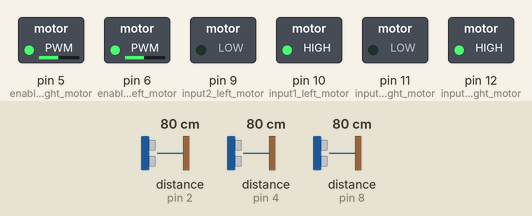
Recording of a sketch running on a simulated Arduino Uno, built with avr-gcc and run on an emulated ATmega328P. Parts: switched loads named in the sketch (green lamp = pin HIGH). Wiring (inferred from the names in the program): 3 × ultrasonic range finder: trigger pin 3, echo pin 2 / trigger pin 7, echo pin 4 / trigger pin 13, echo pin 8. Dashed ring = blinking. Inputs (shaded band) come from the test bench; at power-on: distance to the obstacle (sensors on pin 4, pin 8, pin 2) 80 cm. The echo pulse lasts 58.3 µs per cm; pins used as bus, display or sensor lines are not drawn.

Above: at 2.8 s.
2.9 s: distance to the obstacle (sensor on pin 4) set to 22 cm
6.4 s: distance to the obstacle (sensor on pin 4) set to 19 cm
At 8.1 s:
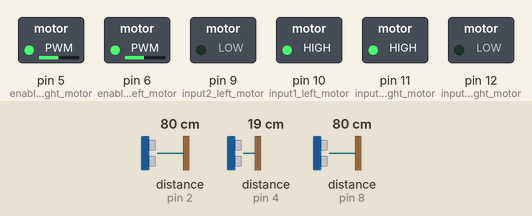
9.2 s: distance to the obstacle (sensor on pin 8) set to 12 cm
12.0 s: distance to the obstacle (sensor on pin 8) set to 9 cm
At 13.6 s:
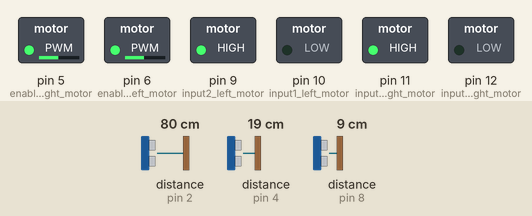
17.3 s: distance to the obstacle (sensor on pin 8) set to 18 cm
At 18.1 s:
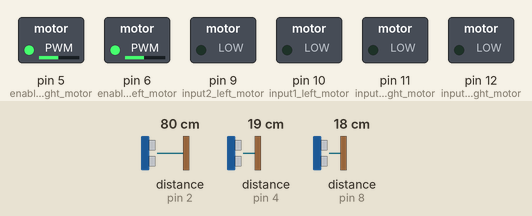
20.1 s: distance to the obstacle (sensor on pin 2) set to 7 cm
22.9 s: distance to the obstacle (sensor on pin 2) set to 4 cm
At 23.3 s:
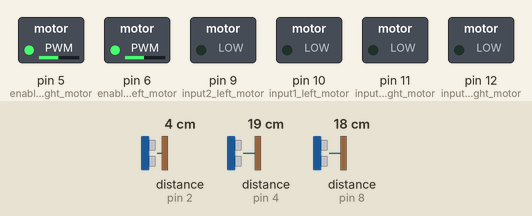
Timing chart, 0 to 27.4 s (numbered marks = the images above; inputs shaded):
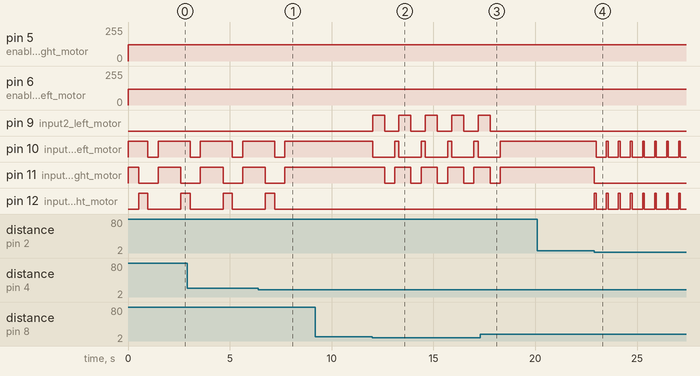

Measured:
- the behaviour switches between 21 and 20 cm on distance to the obstacle (sensor on pin 4) (found by bisection; images 0 and 1)
- the behaviour switches between 11 and 10 cm on distance to the obstacle (sensor on pin 8) (found by bisection; images 1 and 2)
- the behaviour switches between 6 and 5 cm on distance to the obstacle (sensor on pin 2) (found by bisection; images 3 and 4)
- after the input at 6.4 s, pin 11 (input1_right_motor): goes on until 7.7 s, then stays HIGH; pin 12 (input2_right_motor): goes on until 7.2 s, then stays LOW
- after the input at 9.2 s, every drawn part: stays the same
- after the input at 12.0 s, pin 9 (input2_left_motor): alternates HIGH for 0.59 s and LOW for 0.71 s, starting at once; pin 10 (input1_left_motor): alternates HIGH for 0.21 s and LOW for 1.1 s, starting at once; pin 11 (input1_right_motor): alternates HIGH for 0.80 s and LOW for 0.50 s, starting after 0.60 s
- after the input at 17.3 s, pin 9 (input2_left_motor): goes on until 17.8 s, then stays LOW; pin 10 (input1_left_motor), pin 11 (input1_right_motor): goes on until 18.3 s, then stays HIGH
- after the input at 20.1 s, every drawn part: stays the same
- after the input at 22.9 s, pin 10 (input1_left_motor): alternates HIGH for 0.09 s and LOW for 0.50 s, starting after 0.09 s; pin 11 (input1_right_motor): HIGH → LOW at once; pin 12 (input2_right_motor): alternates HIGH for 0.09 s and LOW for 0.50 s, starting at once
- by itself, pin 10 (input1_left_motor): alternates HIGH for 1.6 s and LOW for 0.50 s

The sketch:

move_car.ino
```cpp
//-------------------------------- variables defination ------------------------------------
#define input1_right_motor 11
#define input2_right_motor 12
#define input1_left_motor 10
#define input2_left_motor 9
#define enable_right_motor 5
#define enable_left_motor 6

//------------------ trager forward ----------------------
#define trager_forward 13
#define ehco_forward 8

//------------------ trager right ------------------------
#define trager_right 7
#define ehco_right 4

//------------------ trager left -------------------------
#define trager_left 3
#define ehco_left 2

//------------------ definetion speed --------------------
int speed_right_motor = 122;
int speed_left_motor = 120;

int angle_degree = 80;
//------------------ distance defination -----------------
float forward_distance = 0;
float right_distance = 0;
float left_distance = 0;
int minmum_forward_distance = 10;
int minmum_right_left_distance = 20;

//------- veliacty and angler veliacty defination --------
float veliacty = 0.0515;
float right_angler_veliacty = 0.173;
float left_angler_veliacty = 0.136;

void setup() {
  //-------------------------------- define Pins  ------------------------------------
  pinMode(input1_right_motor, OUTPUT);
  pinMode(input2_right_motor, OUTPUT);
  pinMode(input1_left_motor, OUTPUT);
  pinMode(input2_left_motor, OUTPUT);
  pinMode(enable_right_motor, OUTPUT);
  pinMode(enable_left_motor, OUTPUT);

  //----------- define forward pins -------------
  pinMode(trager_forward, OUTPUT); //13
  pinMode(ehco_forward, INPUT); //8

  //----------- define right pins ---------------
  pinMode(trager_right, OUTPUT); //7
  pinMode(ehco_right, INPUT); //4

  //----------- define left pins ----------------
  pinMode(trager_left, OUTPUT); //3
  pinMode(ehco_left, INPUT); //2

  Serial.begin(9600);
}

void loop() {

  forward_distance_read(); // calculate forward distance
  right_distance_read();   // calculate right distance
  left_distance_read();    // calculate left distance

  if (forward_distance < minmum_forward_distance)
  { // ------------------------------------------- Start if --------------------------------------------
    stop_motor();
    if (right_distance > minmum_right_left_distance) {
      rotation_degree(angle_degree, 'R');
      move_forward_motor();
      delay(200);
    }
    else if (left_distance > minmum_right_left_distance) {
      rotation_degree(angle_degree, 'L');
      move_forward_motor();
      delay(200);
    }
    else {
      rotation_degree(2*angle_degree, 'L');
      move_forward_motor();
    }
  }// ------------------------------------------- End if --------------------------------------------
  else {
    move_forward_motor();
    if (right_distance > minmum_right_left_distance) {
      delay(500);
      stop_motor();
      rotation_degree(angle_degree, 'R');
      move_forward_motor();
      delay(600);
    }
  }
  if (right_distance < 5) {
      rotation_degree(15, 'L');
    }
  if (left_distance < 5) {
    rotation_degree(15, 'R');
  }
  /*for(int i=0;i<4;i++){
    move_distance(40);
  rotation_degree(90,'r');}*/
}
```

function_motor.ino
```cpp
void move_forward_motor()
{
  analogWrite (enable_right_motor, speed_right_motor);
  analogWrite (enable_left_motor, speed_left_motor);
  digitalWrite(input1_right_motor, HIGH);
  digitalWrite(input2_right_motor, LOW);
  digitalWrite(input1_left_motor, HIGH);
  digitalWrite(input2_left_motor, LOW);

}
void move_back_motor()
{
  analogWrite (enable_right_motor, speed_right_motor);
  analogWrite (enable_left_motor, speed_left_motor);
  digitalWrite(input1_right_motor, LOW);
  digitalWrite(input2_right_motor, HIGH);
  digitalWrite(input1_left_motor, LOW);
  digitalWrite(input2_left_motor, HIGH);
}
void move_right_motor()
{
  analogWrite (enable_right_motor, speed_right_motor);
  analogWrite (enable_left_motor, speed_left_motor);
  digitalWrite(input1_right_motor, LOW);
  digitalWrite(input2_right_motor, HIGH);
  digitalWrite(input1_left_motor, HIGH);
  digitalWrite(input2_left_motor, LOW);
}
void move_left_motor()
{
  analogWrite (enable_right_motor, speed_right_motor);
  analogWrite (enable_left_motor, speed_left_motor);
  digitalWrite(input1_right_motor, HIGH);
  digitalWrite(input2_right_motor, LOW);
  digitalWrite(input1_left_motor, LOW);
  digitalWrite(input2_left_motor, HIGH);
}
void stop_motor()
{
  digitalWrite(input1_right_motor, LOW);
  digitalWrite(input2_right_motor, LOW);
  digitalWrite(input1_left_motor, LOW);
  digitalWrite(input2_left_motor, LOW);
}
void forward_distance_calibration()
{
  stop_motor();
  delay(1000);
  move_forward_motor();
  delay(2000);
  stop_motor();
  while (1) {}

}
void move_distance(float dis)
{
  int delay_time = int(dis / veliacty);
  stop_motor();
  delay(500);
  move_forward_motor();
  delay(delay_time);
  stop_motor();
  delay(500);
}
void right_distance_calibration()
{
  stop_motor();
  delay(500);
  move_right_motor();
  delay(3950);
  stop_motor();
  while (1) {}
}
void left_distance_calibration()
{
  stop_motor();
  delay(500);
  move_left_motor();
  delay(3950);
  stop_motor();
  while (1) {}
}
void rotation_degree(float degree, char letter_direction)
{
  int right_delay_time = int(degree / right_angler_veliacty);
  int left_delay_time = int(degree / left_angler_veliacty);
  if (letter_direction == 'R' || letter_direction == 'r')
  {
    move_right_motor();
    delay(right_delay_time);
  }
  if (letter_direction == 'L' || letter_direction == 'l')
  {
    move_left_motor();
    delay(left_delay_time);
  }
  stop_motor();
  delay(500);
}
void forward_distance_read()
{
  digitalWrite(trager_forward, HIGH);
  delayMicroseconds(10);
  digitalWrite(trager_forward, LOW);
  float time_forward = pulseIn(ehco_forward, HIGH);
  forward_distance = (0.034 * time_forward) / 2;
  //delay(85);
}
void right_distance_read()
{
  digitalWrite(trager_right, HIGH);
  delayMicroseconds(10);
  digitalWrite(trager_right, LOW);
  float time_right = pulseIn(ehco_right, HIGH);
  right_distance = (0.034 * time_right) / 2;
  //delay(85);
}
void left_distance_read()
{
  digitalWrite(trager_left, HIGH);
  delayMicroseconds(10);
  digitalWrite(trager_left, LOW);
  float time_left = pulseIn(ehco_left, HIGH);
  left_distance = (0.034 * time_left) / 2;
  //delay(85);
}
```
